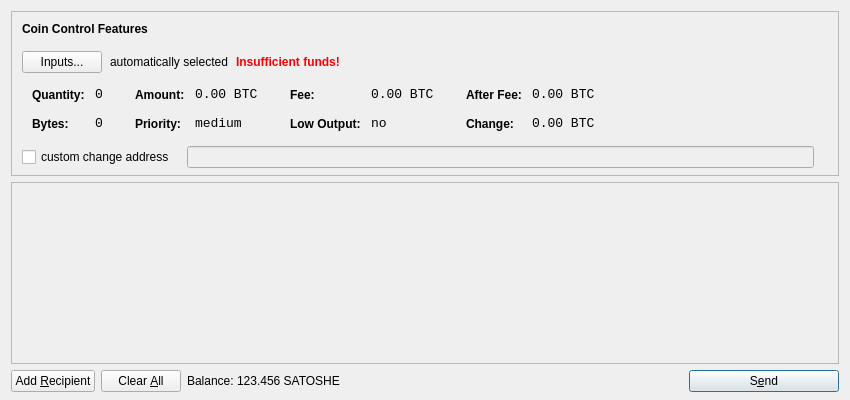
<?xml version="1.0" encoding="UTF-8"?>
<ui version="4.0">
 <class>SendCoinsDialog</class>
 <widget class="QDialog" name="SendCoinsDialog">
  <property name="geometry">
   <rect>
    <x>0</x>
    <y>0</y>
    <width>850</width>
    <height>400</height>
   </rect>
  </property>
  <property name="windowTitle">
   <string>Send Coins</string>
  </property>
  <layout class="QVBoxLayout" name="verticalLayout" stretch="0,1,0">
   <property name="bottomMargin">
    <number>8</number>
   </property>
   <item>
    <widget class="QFrame" name="frameCoinControl">
     <property name="sizePolicy">
      <sizepolicy hsizetype="Expanding" vsizetype="Expanding">
       <horstretch>0</horstretch>
       <verstretch>0</verstretch>
      </sizepolicy>
     </property>
     <property name="maximumSize">
      <size>
       <width>16777215</width>
       <height>16777215</height>
      </size>
     </property>
     <property name="frameShape">
      <enum>QFrame::StyledPanel</enum>
     </property>
     <property name="frameShadow">
      <enum>QFrame::Sunken</enum>
     </property>
     <layout class="QVBoxLayout" name="verticalLayoutCoinControl2">
      <property name="spacing">
       <number>-1</number>
      </property>
      <property name="leftMargin">
       <number>0</number>
      </property>
      <property name="topMargin">
       <number>0</number>
      </property>
      <property name="rightMargin">
       <number>0</number>
      </property>
      <property name="bottomMargin">
       <number>6</number>
      </property>
      <item>
       <layout class="QVBoxLayout" name="verticalLayoutCoinControl" stretch="0,0,0,0,1">
        <property name="spacing">
         <number>0</number>
        </property>
        <property name="leftMargin">
         <number>10</number>
        </property>
        <property name="topMargin">
         <number>10</number>
        </property>
        <item>
         <layout class="QHBoxLayout" name="horizontalLayoutCoinControl1">
          <property name="bottomMargin">
           <number>15</number>
          </property>
          <item>
           <widget class="QLabel" name="labelCoinControlFeatures">
            <property name="sizePolicy">
             <sizepolicy hsizetype="Preferred" vsizetype="Maximum">
              <horstretch>0</horstretch>
              <verstretch>0</verstretch>
             </sizepolicy>
            </property>
            <property name="font">
             <font>
              <weight>75</weight>
              <bold>true</bold>
             </font>
            </property>
            <property name="styleSheet">
             <string notr="true">font-weight:bold;</string>
            </property>
            <property name="text">
             <string>Coin Control Features</string>
            </property>
           </widget>
          </item>
         </layout>
        </item>
        <item>
         <layout class="QHBoxLayout" name="horizontalLayoutCoinControl2" stretch="0,0,0,0">
          <property name="spacing">
           <number>8</number>
          </property>
          <property name="bottomMargin">
           <number>10</number>
          </property>
          <item>
           <widget class="QPushButton" name="pushButtonCoinControl">
            <property name="styleSheet">
             <string notr="true"/>
            </property>
            <property name="text">
             <string>Inputs...</string>
            </property>
           </widget>
          </item>
          <item>
           <widget class="QLabel" name="labelCoinControlAutomaticallySelected">
            <property name="text">
             <string>automatically selected</string>
            </property>
            <property name="margin">
             <number>5</number>
            </property>
           </widget>
          </item>
          <item>
           <widget class="QLabel" name="labelCoinControlInsuffFunds">
            <property name="font">
             <font>
              <weight>75</weight>
              <bold>true</bold>
             </font>
            </property>
            <property name="styleSheet">
             <string notr="true">color:red;font-weight:bold;</string>
            </property>
            <property name="text">
             <string>Insufficient funds!</string>
            </property>
            <property name="margin">
             <number>5</number>
            </property>
           </widget>
          </item>
          <item>
           <spacer name="horizontalSpacerCoinControl">
            <property name="orientation">
             <enum>Qt::Horizontal</enum>
            </property>
            <property name="sizeHint" stdset="0">
             <size>
              <width>40</width>
              <height>1</height>
             </size>
            </property>
           </spacer>
          </item>
         </layout>
        </item>
        <item>
         <widget class="QWidget" name="widgetCoinControl" native="true">
          <property name="sizePolicy">
           <sizepolicy hsizetype="Preferred" vsizetype="Preferred">
            <horstretch>0</horstretch>
            <verstretch>0</verstretch>
           </sizepolicy>
          </property>
          <property name="minimumSize">
           <size>
            <width>0</width>
            <height>0</height>
           </size>
          </property>
          <property name="styleSheet">
           <string notr="true"/>
          </property>
          <layout class="QHBoxLayout" name="horizontalLayoutCoinControl5">
           <property name="margin">
            <number>0</number>
           </property>
           <item>
            <layout class="QHBoxLayout" name="horizontalLayoutCoinControl3" stretch="0,0,0,1">
             <property name="spacing">
              <number>20</number>
             </property>
             <property name="topMargin">
              <number>0</number>
             </property>
             <property name="bottomMargin">
              <number>10</number>
             </property>
             <item>
              <layout class="QFormLayout" name="formLayoutCoinControl1">
               <property name="horizontalSpacing">
                <number>10</number>
               </property>
               <property name="verticalSpacing">
                <number>14</number>
               </property>
               <property name="leftMargin">
                <number>10</number>
               </property>
               <property name="topMargin">
                <number>4</number>
               </property>
               <property name="rightMargin">
                <number>6</number>
               </property>
               <item row="0" column="0">
                <widget class="QLabel" name="labelCoinControlQuantityText">
                 <property name="styleSheet">
                  <string notr="true">font-weight:bold;</string>
                 </property>
                 <property name="text">
                  <string>Quantity:</string>
                 </property>
                 <property name="margin">
                  <number>0</number>
                 </property>
                </widget>
               </item>
               <item row="0" column="1">
                <widget class="QLabel" name="labelCoinControlQuantity">
                 <property name="font">
                  <font>
                   <family>Monospace</family>
                   <pointsize>10</pointsize>
                  </font>
                 </property>
                 <property name="cursor">
                  <cursorShape>IBeamCursor</cursorShape>
                 </property>
                 <property name="contextMenuPolicy">
                  <enum>Qt::ActionsContextMenu</enum>
                 </property>
                 <property name="text">
                  <string notr="true">0</string>
                 </property>
                 <property name="margin">
                  <number>0</number>
                 </property>
                 <property name="textInteractionFlags">
                  <set>Qt::LinksAccessibleByMouse|Qt::TextSelectableByKeyboard|Qt::TextSelectableByMouse</set>
                 </property>
                </widget>
               </item>
               <item row="1" column="0">
                <widget class="QLabel" name="labelCoinControlBytesText">
                 <property name="styleSheet">
                  <string notr="true">font-weight:bold;</string>
                 </property>
                 <property name="text">
                  <string>Bytes:</string>
                 </property>
                </widget>
               </item>
               <item row="1" column="1">
                <widget class="QLabel" name="labelCoinControlBytes">
                 <property name="font">
                  <font>
                   <family>Monospace</family>
                   <pointsize>10</pointsize>
                  </font>
                 </property>
                 <property name="cursor">
                  <cursorShape>IBeamCursor</cursorShape>
                 </property>
                 <property name="contextMenuPolicy">
                  <enum>Qt::ActionsContextMenu</enum>
                 </property>
                 <property name="text">
                  <string notr="true">0</string>
                 </property>
                 <property name="textInteractionFlags">
                  <set>Qt::LinksAccessibleByMouse|Qt::TextSelectableByKeyboard|Qt::TextSelectableByMouse</set>
                 </property>
                </widget>
               </item>
              </layout>
             </item>
             <item>
              <layout class="QFormLayout" name="formLayoutCoinControl2">
               <property name="horizontalSpacing">
                <number>10</number>
               </property>
               <property name="verticalSpacing">
                <number>14</number>
               </property>
               <property name="leftMargin">
                <number>6</number>
               </property>
               <property name="topMargin">
                <number>4</number>
               </property>
               <property name="rightMargin">
                <number>6</number>
               </property>
               <item row="0" column="0">
                <widget class="QLabel" name="labelCoinControlAmountText">
                 <property name="styleSheet">
                  <string notr="true">font-weight:bold;</string>
                 </property>
                 <property name="text">
                  <string>Amount:</string>
                 </property>
                 <property name="margin">
                  <number>0</number>
                 </property>
                </widget>
               </item>
               <item row="0" column="1">
                <widget class="QLabel" name="labelCoinControlAmount">
                 <property name="font">
                  <font>
                   <family>Monospace</family>
                   <pointsize>10</pointsize>
                  </font>
                 </property>
                 <property name="cursor">
                  <cursorShape>IBeamCursor</cursorShape>
                 </property>
                 <property name="contextMenuPolicy">
                  <enum>Qt::ActionsContextMenu</enum>
                 </property>
                 <property name="text">
                  <string notr="true">0.00 BTC</string>
                 </property>
                 <property name="textInteractionFlags">
                  <set>Qt::LinksAccessibleByMouse|Qt::TextSelectableByKeyboard|Qt::TextSelectableByMouse</set>
                 </property>
                </widget>
               </item>
               <item row="1" column="0">
                <widget class="QLabel" name="labelCoinControlPriorityText">
                 <property name="styleSheet">
                  <string notr="true">font-weight:bold;</string>
                 </property>
                 <property name="text">
                  <string>Priority:</string>
                 </property>
                </widget>
               </item>
               <item row="1" column="1">
                <widget class="QLabel" name="labelCoinControlPriority">
                 <property name="font">
                  <font>
                   <family>Monospace</family>
                   <pointsize>10</pointsize>
                  </font>
                 </property>
                 <property name="cursor">
                  <cursorShape>IBeamCursor</cursorShape>
                 </property>
                 <property name="contextMenuPolicy">
                  <enum>Qt::ActionsContextMenu</enum>
                 </property>
                 <property name="text">
                  <string>medium</string>
                 </property>
                 <property name="textInteractionFlags">
                  <set>Qt::LinksAccessibleByMouse|Qt::TextSelectableByKeyboard|Qt::TextSelectableByMouse</set>
                 </property>
                </widget>
               </item>
              </layout>
             </item>
             <item>
              <layout class="QFormLayout" name="formLayoutCoinControl3">
               <property name="horizontalSpacing">
                <number>10</number>
               </property>
               <property name="verticalSpacing">
                <number>14</number>
               </property>
               <property name="leftMargin">
                <number>6</number>
               </property>
               <property name="topMargin">
                <number>4</number>
               </property>
               <property name="rightMargin">
                <number>6</number>
               </property>
               <item row="0" column="0">
                <widget class="QLabel" name="labelCoinControlFeeText">
                 <property name="styleSheet">
                  <string notr="true">font-weight:bold;</string>
                 </property>
                 <property name="text">
                  <string>Fee:</string>
                 </property>
                 <property name="margin">
                  <number>0</number>
                 </property>
                </widget>
               </item>
               <item row="0" column="1">
                <widget class="QLabel" name="labelCoinControlFee">
                 <property name="font">
                  <font>
                   <family>Monospace</family>
                   <pointsize>10</pointsize>
                  </font>
                 </property>
                 <property name="cursor">
                  <cursorShape>IBeamCursor</cursorShape>
                 </property>
                 <property name="contextMenuPolicy">
                  <enum>Qt::ActionsContextMenu</enum>
                 </property>
                 <property name="text">
                  <string notr="true">0.00 BTC</string>
                 </property>
                 <property name="textInteractionFlags">
                  <set>Qt::LinksAccessibleByMouse|Qt::TextSelectableByKeyboard|Qt::TextSelectableByMouse</set>
                 </property>
                </widget>
               </item>
               <item row="1" column="0">
                <widget class="QLabel" name="labelCoinControlLowOutputText">
                 <property name="styleSheet">
                  <string notr="true">font-weight:bold;</string>
                 </property>
                 <property name="text">
                  <string>Low Output:</string>
                 </property>
                </widget>
               </item>
               <item row="1" column="1">
                <widget class="QLabel" name="labelCoinControlLowOutput">
                 <property name="font">
                  <font>
                   <family>Monospace</family>
                   <pointsize>10</pointsize>
                  </font>
                 </property>
                 <property name="cursor">
                  <cursorShape>IBeamCursor</cursorShape>
                 </property>
                 <property name="contextMenuPolicy">
                  <enum>Qt::ActionsContextMenu</enum>
                 </property>
                 <property name="text">
                  <string>no</string>
                 </property>
                 <property name="textInteractionFlags">
                  <set>Qt::LinksAccessibleByMouse|Qt::TextSelectableByKeyboard|Qt::TextSelectableByMouse</set>
                 </property>
                </widget>
               </item>
              </layout>
             </item>
             <item>
              <layout class="QFormLayout" name="formLayoutCoinControl4">
               <property name="horizontalSpacing">
                <number>10</number>
               </property>
               <property name="verticalSpacing">
                <number>14</number>
               </property>
               <property name="leftMargin">
                <number>6</number>
               </property>
               <property name="topMargin">
                <number>4</number>
               </property>
               <property name="rightMargin">
                <number>6</number>
               </property>
               <item row="0" column="0">
                <widget class="QLabel" name="labelCoinControlAfterFeeText">
                 <property name="styleSheet">
                  <string notr="true">font-weight:bold;</string>
                 </property>
                 <property name="text">
                  <string>After Fee:</string>
                 </property>
                 <property name="margin">
                  <number>0</number>
                 </property>
                </widget>
               </item>
               <item row="0" column="1">
                <widget class="QLabel" name="labelCoinControlAfterFee">
                 <property name="font">
                  <font>
                   <family>Monospace</family>
                   <pointsize>10</pointsize>
                  </font>
                 </property>
                 <property name="cursor">
                  <cursorShape>IBeamCursor</cursorShape>
                 </property>
                 <property name="contextMenuPolicy">
                  <enum>Qt::ActionsContextMenu</enum>
                 </property>
                 <property name="text">
                  <string notr="true">0.00 BTC</string>
                 </property>
                 <property name="textInteractionFlags">
                  <set>Qt::LinksAccessibleByMouse|Qt::TextSelectableByKeyboard|Qt::TextSelectableByMouse</set>
                 </property>
                </widget>
               </item>
               <item row="1" column="0">
                <widget class="QLabel" name="labelCoinControlChangeText">
                 <property name="styleSheet">
                  <string notr="true">font-weight:bold;</string>
                 </property>
                 <property name="text">
                  <string>Change:</string>
                 </property>
                </widget>
               </item>
               <item row="1" column="1">
                <widget class="QLabel" name="labelCoinControlChange">
                 <property name="font">
                  <font>
                   <family>Monospace</family>
                   <pointsize>10</pointsize>
                  </font>
                 </property>
                 <property name="cursor">
                  <cursorShape>IBeamCursor</cursorShape>
                 </property>
                 <property name="contextMenuPolicy">
                  <enum>Qt::ActionsContextMenu</enum>
                 </property>
                 <property name="text">
                  <string notr="true">0.00 BTC</string>
                 </property>
                 <property name="textInteractionFlags">
                  <set>Qt::LinksAccessibleByMouse|Qt::TextSelectableByKeyboard|Qt::TextSelectableByMouse</set>
                 </property>
                </widget>
               </item>
              </layout>
             </item>
            </layout>
           </item>
          </layout>
         </widget>
        </item>
        <item>
         <layout class="QHBoxLayout" name="horizontalLayoutCoinControl4" stretch="0,0,0">
          <property name="spacing">
           <number>12</number>
          </property>
          <property name="sizeConstraint">
           <enum>QLayout::SetDefaultConstraint</enum>
          </property>
          <property name="topMargin">
           <number>5</number>
          </property>
          <property name="rightMargin">
           <number>5</number>
          </property>
          <item>
           <widget class="QCheckBox" name="checkBoxCoinControlChange">
            <property name="text">
             <string>custom change address</string>
            </property>
           </widget>
          </item>
          <item>
           <widget class="QLineEdit" name="lineEditCoinControlChange">
            <property name="enabled">
             <bool>false</bool>
            </property>
            <property name="sizePolicy">
             <sizepolicy hsizetype="Expanding" vsizetype="Fixed">
              <horstretch>0</horstretch>
              <verstretch>0</verstretch>
             </sizepolicy>
            </property>
           </widget>
          </item>
          <item>
           <widget class="QLabel" name="labelCoinControlChangeLabel">
            <property name="sizePolicy">
             <sizepolicy hsizetype="Preferred" vsizetype="Expanding">
              <horstretch>0</horstretch>
              <verstretch>0</verstretch>
             </sizepolicy>
            </property>
            <property name="minimumSize">
             <size>
              <width>0</width>
              <height>0</height>
             </size>
            </property>
            <property name="text">
             <string/>
            </property>
            <property name="margin">
             <number>3</number>
            </property>
           </widget>
          </item>
         </layout>
        </item>
        <item>
         <spacer name="verticalSpacerCoinControl">
          <property name="orientation">
           <enum>Qt::Vertical</enum>
          </property>
          <property name="sizeHint" stdset="0">
           <size>
            <width>800</width>
            <height>1</height>
           </size>
          </property>
         </spacer>
        </item>
       </layout>
      </item>
     </layout>
    </widget>
   </item>
   <item>
    <widget class="QScrollArea" name="scrollArea">
     <property name="widgetResizable">
      <bool>true</bool>
     </property>
     <widget class="QWidget" name="scrollAreaWidgetContents">
      <property name="geometry">
       <rect>
        <x>0</x>
        <y>0</y>
        <width>830</width>
        <height>165</height>
       </rect>
      </property>
      <layout class="QVBoxLayout" name="verticalLayout_2">
       <property name="margin">
        <number>0</number>
       </property>
       <item>
        <layout class="QVBoxLayout" name="entries">
         <property name="spacing">
          <number>6</number>
         </property>
        </layout>
       </item>
       <item>
        <spacer name="verticalSpacer">
         <property name="orientation">
          <enum>Qt::Vertical</enum>
         </property>
         <property name="sizeHint" stdset="0">
          <size>
           <width>20</width>
           <height>40</height>
          </size>
         </property>
        </spacer>
       </item>
      </layout>
     </widget>
    </widget>
   </item>
   <item>
    <layout class="QHBoxLayout" name="horizontalLayout">
     <item>
      <widget class="QPushButton" name="addButton">
       <property name="toolTip">
        <string>Send to multiple recipients at once</string>
       </property>
       <property name="text">
        <string>Add &amp;Recipient</string>
       </property>
       <property name="icon">
        <iconset resource="../bitcoin.qrc">
         <normaloff>:/icons/add</normaloff>:/icons/add</iconset>
       </property>
       <property name="autoDefault">
        <bool>false</bool>
       </property>
      </widget>
     </item>
     <item>
      <widget class="QPushButton" name="clearButton">
       <property name="sizePolicy">
        <sizepolicy hsizetype="Minimum" vsizetype="Fixed">
         <horstretch>0</horstretch>
         <verstretch>0</verstretch>
        </sizepolicy>
       </property>
       <property name="toolTip">
        <string>Remove all transaction fields</string>
       </property>
       <property name="text">
        <string>Clear &amp;All</string>
       </property>
       <property name="icon">
        <iconset resource="../bitcoin.qrc">
         <normaloff>:/icons/remove</normaloff>:/icons/remove</iconset>
       </property>
       <property name="autoRepeatDelay">
        <number>300</number>
       </property>
       <property name="autoDefault">
        <bool>false</bool>
       </property>
      </widget>
     </item>
     <item>
      <layout class="QHBoxLayout" name="horizontalLayout_2">
       <property name="spacing">
        <number>3</number>
       </property>
       <item>
        <widget class="QLabel" name="label">
         <property name="text">
          <string>Balance:</string>
         </property>
        </widget>
       </item>
       <item>
        <widget class="QLabel" name="labelBalance">
         <property name="cursor">
          <cursorShape>IBeamCursor</cursorShape>
         </property>
         <property name="text">
          <string>123.456 SATOSHE</string>
         </property>
         <property name="textInteractionFlags">
          <set>Qt::LinksAccessibleByMouse|Qt::TextSelectableByKeyboard|Qt::TextSelectableByMouse</set>
         </property>
        </widget>
       </item>
      </layout>
     </item>
     <item>
      <spacer name="horizontalSpacer">
       <property name="orientation">
        <enum>Qt::Horizontal</enum>
       </property>
       <property name="sizeHint" stdset="0">
        <size>
         <width>40</width>
         <height>20</height>
        </size>
       </property>
      </spacer>
     </item>
     <item>
      <widget class="QPushButton" name="sendButton">
       <property name="minimumSize">
        <size>
         <width>150</width>
         <height>0</height>
        </size>
       </property>
       <property name="toolTip">
        <string>Confirm the send action</string>
       </property>
       <property name="text">
        <string>S&amp;end</string>
       </property>
       <property name="icon">
        <iconset resource="../bitcoin.qrc">
         <normaloff>:/icons/send</normaloff>:/icons/send</iconset>
       </property>
       <property name="default">
        <bool>true</bool>
       </property>
      </widget>
     </item>
    </layout>
   </item>
  </layout>
 </widget>
 <resources>
  <include location="../bitcoin.qrc"/>
 </resources>
 <connections/>
</ui>
